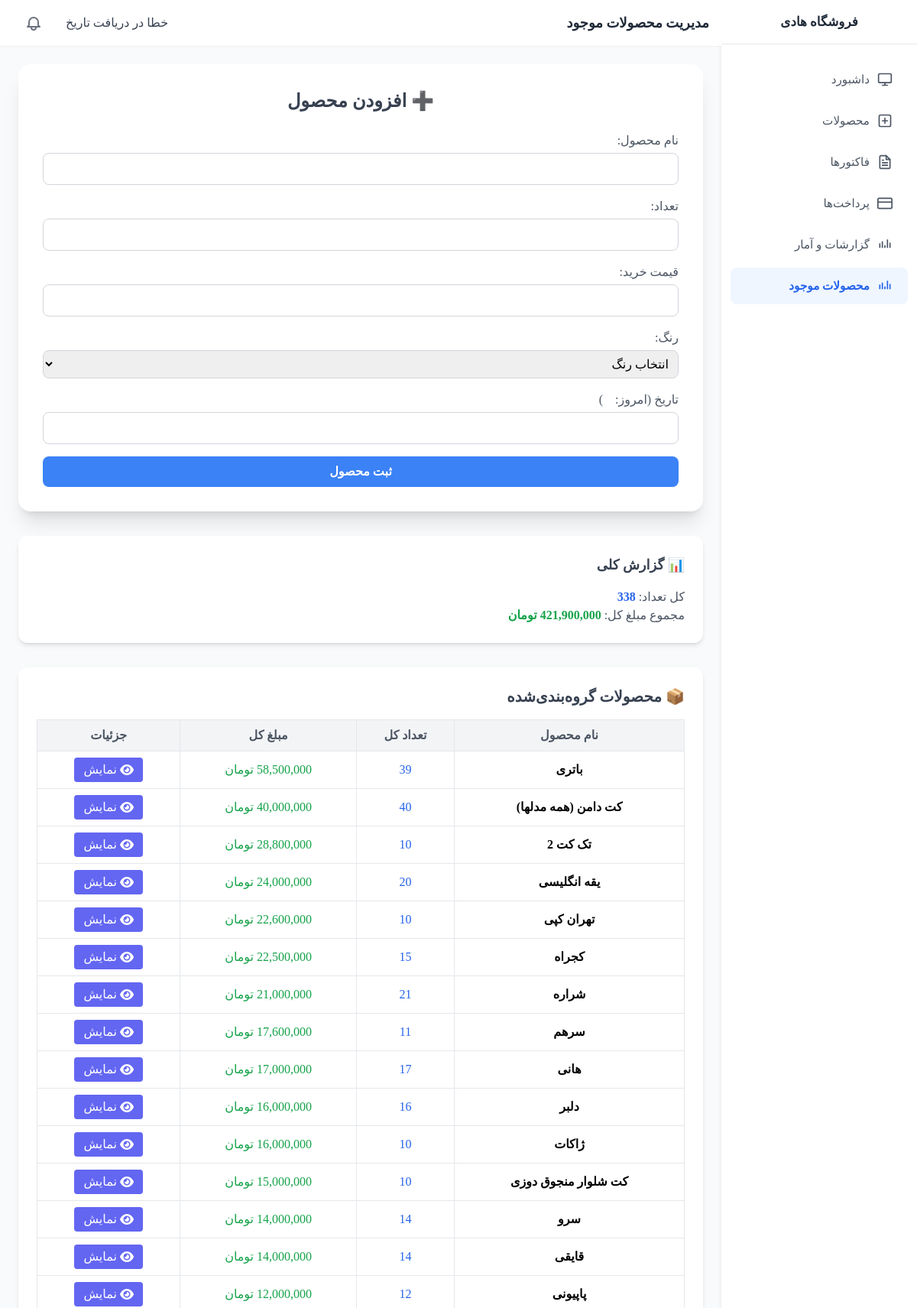
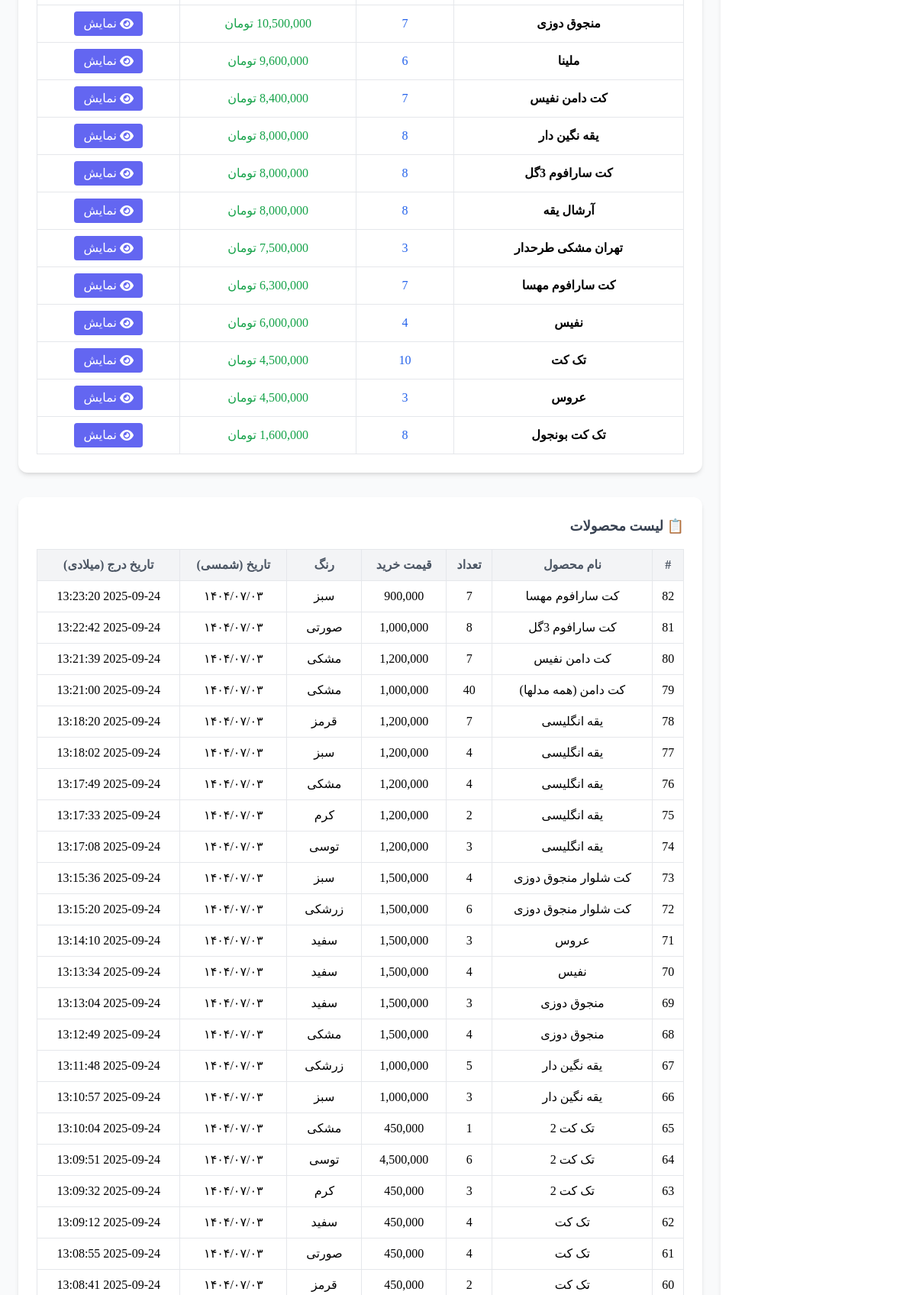
The app's page /count_all_products.php (upper part) with its own data (2 pictures, top to bottom).
### tables this page shows
CREATE TABLE IF NOT EXISTS `all_products` (
  `id` int NOT NULL AUTO_INCREMENT,
  `product_name` varchar(255) NOT NULL,
  `quantity` int NOT NULL,
  `purchase_price` decimal(15,2) NOT NULL,
  `color` varchar(20) DEFAULT NULL,
  `date_shamsi` varchar(20) NOT NULL,
  `add_date` datetime NOT NULL DEFAULT CURRENT_TIMESTAMP,
  PRIMARY KEY (`id`)
);

### count_all_products.php (the view, shortened to what this page needs)
<?php
$servername = "localhost";
$username = "root";
$password = "";
$dbname = "salam";
$conn = new mysqli($servername, $username, $password, $dbname);
$conn->set_charset("utf8");
$total_quantity = 0;
$total_amount  = 0;
$result = $conn->query("SELECT SUM(quantity) as total_qty, SUM(quantity * purchase_price) as total_amount FROM all_products");
if ($row = $result->fetch_assoc()) {
    $total_quantity = $row['total_qty'] ?? 0;
    $total_amount   = $row['total_amount'] ?? 0;
}
$products = $conn->query("SELECT * FROM all_products ORDER BY id DESC");
$groups = $conn->query("
    SELECT product_name,
           SUM(quantity) as total_qty,
           SUM(quantity * purchase_price) as total_amount
    FROM all_products
    GROUP BY product_name
    ORDER BY total_amount DESC
");
?>
<!DOCTYPE html>
<html lang="fa" dir="rtl">
<head>
  <script src="https://cdn.tailwindcss.com"></script>
  <link rel="stylesheet" href="https://cdn.jsdelivr.net/npm/persian-datepicker/dist/css/persian-datepicker.min.css"/>
  <link rel="stylesheet" href="https://cdnjs.cloudflare.com/ajax/libs/font-awesome/6.5.0/css/all.min.css"/>
  <link rel="stylesheet" href="color.css">
</head>
<body class="bg-gray-50" >
  <div class="flex flex-col md:flex-row h-screen overflow-hidden">
    <?php include("sidebar.php"); ?>
    <div class="flex-1 overflow-auto relative">
      <?php include("header.php"); ?>
      <main class="p-6">
  <div style="min-width: 100%;" class="w-full max-w-xl bg-white shadow-xl rounded-2xl p-8">
    <h2 class="text-2xl font-bold mb-6 text-center text-gray-700">➕ افزودن محصول</h2>
    <form method="POST" action="" class="space-y-4">
      <div>
        <label class="block mb-1 text-gray-600">نام محصول:</label>
        <input type="text" name="product_name" required class="w-full border border-gray-300 rounded-lg p-2 focus:ring-2 focus:ring-blue-400">
      </div>
      <div>
        <label class="block mb-1 text-gray-600">تعداد:</label>
        <input type="number" name="quantity" required class="w-full border border-gray-300 rounded-lg p-2 focus:ring-2 focus:ring-blue-400">
      </div>
      <div>
        <label class="block mb-1 text-gray-600">قیمت خرید:</label>
        <input type="text" name="purchase_price" class="price-input w-full border border-gray-300 rounded-lg p-2 focus:ring-2 focus:ring-blue-400">
      </div>
      <div>
        <label class="block mb-1 text-gray-600">رنگ:</label>
        <select name="color" required class="w-full border border-gray-300 rounded-lg p-2 focus:ring-2 focus:ring-blue-400">
          <option value="">انتخاب رنگ</option>
        </select>
      </div>
      <div>
        <label class="block mb-1 text-gray-600 flex items-center gap-2">
          تاریخ (امروز:
          )
        </label>
        <input type="text" id="date_shamsi_show" class="w-full border border-gray-300 rounded-lg p-2 focus:ring-2 focus:ring-blue-400">
      </div>
      <button type="submit" class="w-full bg-blue-500 hover:bg-blue-600 text-white py-2 rounded-lg font-semibold">ثبت محصول</button>
    </form>
  </div>
  <div style="min-width: 100%;" class="w-full max-w-xl mt-8 bg-white shadow-md rounded-xl p-6">
    <h3 class="text-lg font-bold mb-4 text-gray-700">📊 گزارش کلی</h3>
    <p class="text-gray-600">کل تعداد: <span class="font-bold text-blue-600"><?php echo $total_quantity; ?></span></p>
    <p class="text-gray-600">مجموع مبلغ کل: <span class="font-bold text-green-600"><?php echo number_format($total_amount, 0); ?> تومان</span></p>
  </div>
<div style="min-width: 100%;" class="w-full max-w-5xl mt-8 bg-white  shadow-md rounded-xl p-6 overflow-x-auto">
  <h3 class="text-xl font-bold mb-4 text-gray-700">📦 محصولات گروه‌بندی‌شده</h3>
  <table  class="w-full border-collapse border border-gray-200 text-center">
    <thead>
      <tr class="bg-gray-100 text-gray-600">
        <th class="p-2 border">نام محصول</th>
        <th class="p-2 border">تعداد کل</th>
        <th class="p-2 border">مبلغ کل</th>
        <th class="p-2 border">جزئیات</th>
      </tr>
    </thead>
    <tbody>
      <?php while($g = $groups->fetch_assoc()): ?>
        <tr class="hover:bg-gray-50">
          <td class="p-2 border font-bold"><?php echo htmlspecialchars($g['product_name']); ?></td>
          <td class="p-2 border text-blue-600"><?php echo $g['total_qty']; ?></td>
          <td class="p-2 border text-green-600"><?php echo number_format($g['total_amount']); ?> تومان</td>
          <td class="p-2 border">
            <a href="details.php?name=<?php echo urlencode($g['product_name']); ?>"
               class="bg-indigo-500 hover:bg-indigo-600 text-white px-3 py-1 rounded inline-flex items-center gap-1">
              <i class="fa-solid fa-eye"></i> نمایش
            </a>
          </td>
        </tr>
      <?php endwhile; ?>
    </tbody>
  </table>
</div>
  <div  style="min-width: 100%;"class="w-full max-w-6xl mt-8 bg-white shadow-md rounded-xl p-6 overflow-x-auto">
    <h3 class="text-lg font-bold mb-4 text-gray-700">📋 لیست محصولات</h3>
    <table class="w-full border-collapse border border-gray-200 text-center">
      <thead>
        <tr class="bg-gray-100 text-gray-600">
          <th class="p-2 border">#</th>
          <th class="p-2 border">نام محصول</th>
          <th class="p-2 border">تعداد</th>
          <th class="p-2 border">قیمت خرید</th>
          <th class="p-2 border">رنگ</th>
          <th class="p-2 border">تاریخ (شمسی)</th>
          <th class="p-2 border">تاریخ درج (میلادی)</th>
        </tr>
      </thead>
      <tbody>
        <?php while($row = $products->fetch_assoc()): ?>
          <tr class="hover:bg-gray-50">
            <td class="p-2 border"><?php echo $row['id']; ?></td>
            <td class="p-2 border"><?php echo htmlspecialchars($row['product_name']); ?></td>
            <td class="p-2 border"><?php echo $row['quantity']; ?></td>
            <td class="p-2 border"><?php echo number_format($row['purchase_price']); ?></td>
            <td class="p-2 border"><?php echo htmlspecialchars($row['color']); ?></td>
            <td class="p-2 border"><?php echo $row['date_shamsi']; ?></td>
            <td class="p-2 border"><?php echo $row['add_date']; ?></td>
          </tr>
        <?php endwhile; ?>
      </tbody>
    </table>
  </div>
      </main>
    </div>
  </div>
</body>
</html>

### color.css (style rules this page uses)
:root { --color-bg: #0066ff; --color-card-bg: rgba(255, 255, 255, 0.8); --color-hover-bg: rgba(59, 130, 246, 0.1); --color-hover-row: rgba(59, 130, 246, 0.05); --color-even-row: rgba(249, 250, 251, 0.8); --color-shadow: #0000000d; --color-input-focus: rgba(59, 130, 246, 0.2); --color-text: #374151; --new-bg:#a2d8eb; }

### count_all_products.php (style rules this page uses)
* { font-family: peyda; }
body { font-family: peyda; background-color: var(--color-bg); }

### sidebar.php (style rules this page uses)
* { font-family: peyda; }
.sidebar-item svg { width: 20px; height: 20px; margin-inline-start: 8px; margin-inline-end: 0; flex-shrink: 0; }

### records on screen
all_products: id "82", product_name "کت سارافوم مهسا", quantity "7", purchase_price "900,000", color "سبز", date_shamsi "۱۴۰۴/۰۷/۰۳", add_date "2025-09-24 13:23:20"
all_products: id "81", product_name "کت سارافوم 3گل", quantity "8", purchase_price "1,000,000", color "صورتی", date_shamsi "۱۴۰۴/۰۷/۰۳", add_date "2025-09-24 13:22:42"
all_products: id "80", product_name "کت دامن نفیس", quantity "7", purchase_price "1,200,000", color "مشکی", date_shamsi "۱۴۰۴/۰۷/۰۳", add_date "2025-09-24 13:21:39"
all_products: id "79", product_name "کت دامن (همه مدلها)", quantity "40", purchase_price "1,000,000", color "مشکی", date_shamsi "۱۴۰۴/۰۷/۰۳", add_date "2025-09-24 13:21:00"
all_products: id "78", product_name "یقه انگلیسی", quantity "7", purchase_price "1,200,000", color "قرمز", date_shamsi "۱۴۰۴/۰۷/۰۳", add_date "2025-09-24 13:18:20"
all_products: id "77", product_name "یقه انگلیسی", quantity "4", purchase_price "1,200,000", color "سبز", date_shamsi "۱۴۰۴/۰۷/۰۳", add_date "2025-09-24 13:18:02"
all_products: id "76", product_name "یقه انگلیسی", quantity "4", purchase_price "1,200,000", color "مشکی", date_shamsi "۱۴۰۴/۰۷/۰۳", add_date "2025-09-24 13:17:49"
all_products: id "75", product_name "یقه انگلیسی", quantity "2", purchase_price "1,200,000", color "کرم", date_shamsi "۱۴۰۴/۰۷/۰۳", add_date "2025-09-24 13:17:33"
all_products: id "74", product_name "یقه انگلیسی", quantity "3", purchase_price "1,200,000", color "توسی", date_shamsi "۱۴۰۴/۰۷/۰۳", add_date "2025-09-24 13:17:08"
all_products: id "73", product_name "کت شلوار منجوق دوزی", quantity "4", purchase_price "1,500,000", color "سبز", date_shamsi "۱۴۰۴/۰۷/۰۳", add_date "2025-09-24 13:15:36"
all_products: id "72", product_name "کت شلوار منجوق دوزی", quantity "6", purchase_price "1,500,000", color "زرشکی", date_shamsi "۱۴۰۴/۰۷/۰۳", add_date "2025-09-24 13:15:20"
all_products: id "71", product_name "عروس", quantity "3", purchase_price "1,500,000", color "سفید", date_shamsi "۱۴۰۴/۰۷/۰۳", add_date "2025-09-24 13:14:10"
all_products: id "70", product_name "نفیس", quantity "4", purchase_price "1,500,000", color "سفید", date_shamsi "۱۴۰۴/۰۷/۰۳", add_date "2025-09-24 13:13:34"
all_products: id "69", product_name "منجوق دوزی", quantity "3", purchase_price "1,500,000", color "سفید", date_shamsi "۱۴۰۴/۰۷/۰۳", add_date "2025-09-24 13:13:04"
all_products: id "68", product_name "منجوق دوزی", quantity "4", purchase_price "1,500,000", color "مشکی", date_shamsi "۱۴۰۴/۰۷/۰۳", add_date "2025-09-24 13:12:49"
all_products: id "67", product_name "یقه نگین دار", quantity "5", purchase_price "1,000,000", color "زرشکی", date_shamsi "۱۴۰۴/۰۷/۰۳", add_date "2025-09-24 13:11:48"
all_products: id "66", product_name "یقه نگین دار", quantity "3", purchase_price "1,000,000", color "سبز", date_shamsi "۱۴۰۴/۰۷/۰۳", add_date "2025-09-24 13:10:57"
all_products: id "65", product_name "تک کت 2", quantity "1", purchase_price "450,000", color "مشکی", date_shamsi "۱۴۰۴/۰۷/۰۳", add_date "2025-09-24 13:10:04"
all_products: id "64", product_name "تک کت 2", quantity "6", purchase_price "4,500,000", color "توسی", date_shamsi "۱۴۰۴/۰۷/۰۳", add_date "2025-09-24 13:09:51"
all_products: id "63", product_name "تک کت 2", quantity "3", purchase_price "450,000", color "کرم", date_shamsi "۱۴۰۴/۰۷/۰۳", add_date "2025-09-24 13:09:32"
all_products: id "62", product_name "تک کت", quantity "4", purchase_price "450,000", color "سفید", date_shamsi "۱۴۰۴/۰۷/۰۳", add_date "2025-09-24 13:09:12"
all_products: id "61", product_name "تک کت", quantity "4", purchase_price "450,000", color "صورتی", date_shamsi "۱۴۰۴/۰۷/۰۳", add_date "2025-09-24 13:08:55"
all_products: id "60", product_name "تک کت", quantity "2", purchase_price "450,000", color "قرمز", date_shamsi "۱۴۰۴/۰۷/۰۳", add_date "2025-09-24 13:08:41"

### other values on screen
$item['text'] "داشبورد"
$item['text'] "محصولات"
$item['text'] "فاکتورها"
$item['text'] "پرداخت‌ها"
$item['text'] "گزارشات و آمار"
$item['text'] "محصولات موجود"
$pageTitle "مدیریت محصولات موجود"
$total_quantity "338"
$total_amount "421,900,000"
$g['product_name'] "باتری"
$g['total_qty'] "39"
$g['product_name'] "کت دامن (همه مدلها)"
$g['total_qty'] "40"
$g['total_amount'] "40,000,000"
$g['product_name'] "تک کت 2"
